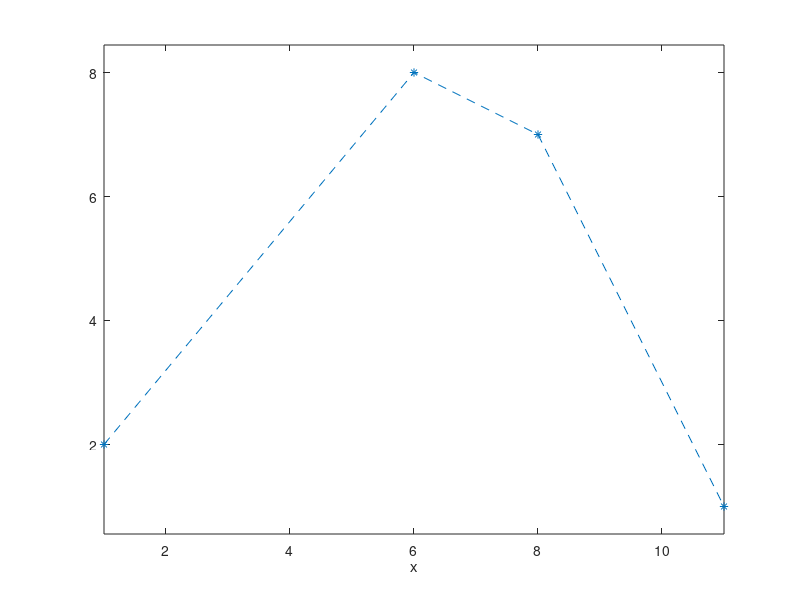

This figure's MATLAB source: (Note: this script raises an error after producing the figure.)
clear
px = [1 6 8 11];
py = [2 8 7 1 ];
plot(px,py,'*--');
axis equal; hold on;
xlabel("x")
n = 3;
syms t
cx(t) = 0*t;
cy(t) = 0*t;
for i = 0 : n
    b(t) = nchoosek(n,i) * t^i * (1-t)^(n-i);
    cx(t) = cx(t) + px(i+1) * b(t);
    cy(t) = cy(t) + py(i+1) * b(t);
end
fplot(cx,cy,[0 1])
u = [n * (px(2)-px(1)), n * (py(2)-py(1))];
quiver(px(1), py(1), u(1), u(2))
v = [n * (px(4)-px(3)), n * (py(4)-py(3))];
quiver(px(4), py(4), v(1), v(2))
%%%%%%%%%%%%%%%
m = 5;
rx = [px(4), px(4) + v(1)/m, 30, 35, 32, 26];
ry = [py(4), py(4) + v(2)/m, -8,  -3,  0, 2];
plot(rx,ry,'*--')
%%%%%
dx(t) = 0*t;
dy(t) = 0*t;
for i = 0 : m
    b(t) = nchoosek(m,i) * t^i * (1-t)^(m-i);
    dx(t) = dx(t) + rx(i+1) * b(t);
    dy(t) = dy(t) + ry(i+1) * b(t);
end
fplot(dx,dy,[0 1])
